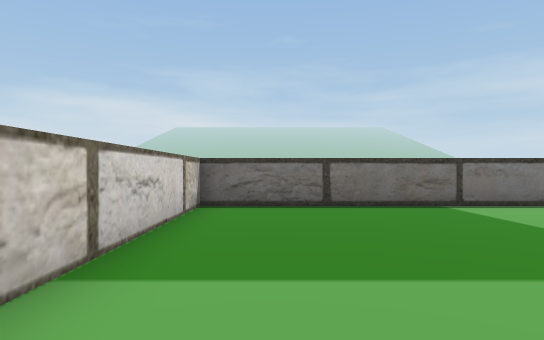
[1] (above)

17 first-person views from a walk through a scene from a Unity 3-D project. The camera is 1.5 m above the floor, looks level and sees 75° across. The floor is counted in squares, 2 m on a side. Each view is taken from the middle of a square. On the plan, view 1 faces up. The plan holds only what a view shows up to about 11 squares ahead; the rest is blank. The place goes on beyond the plan. The player is left out.

[2]
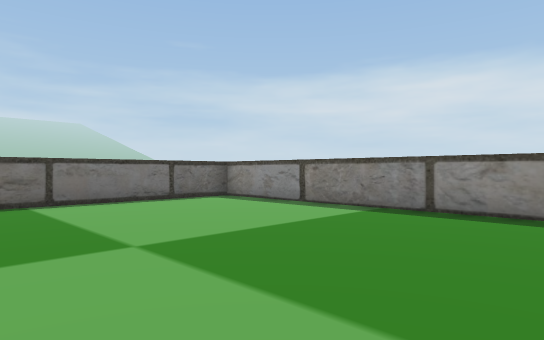

[3]
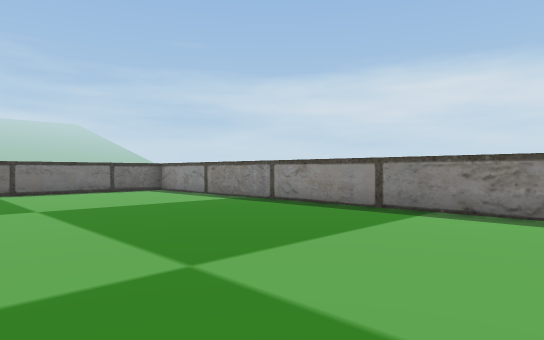

[4]
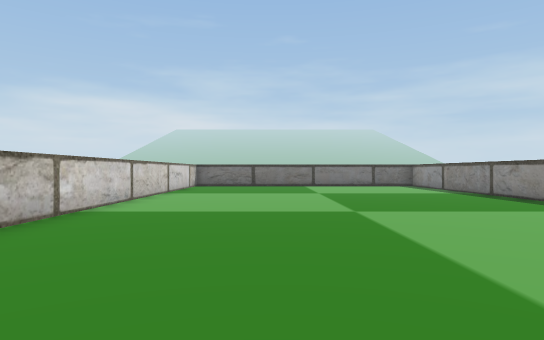

[5]
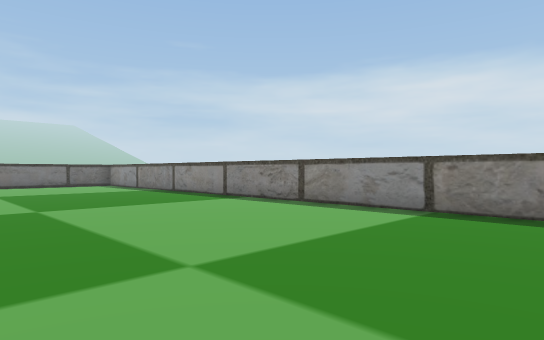

[6]
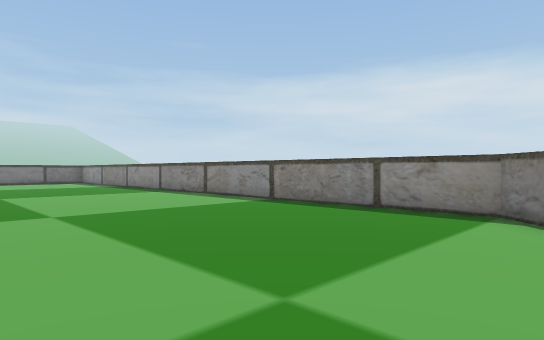

[7]
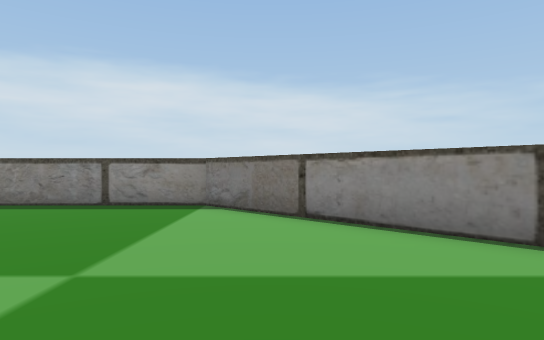

[8]
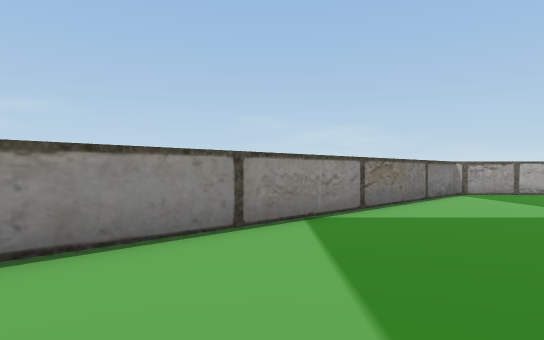

[9]
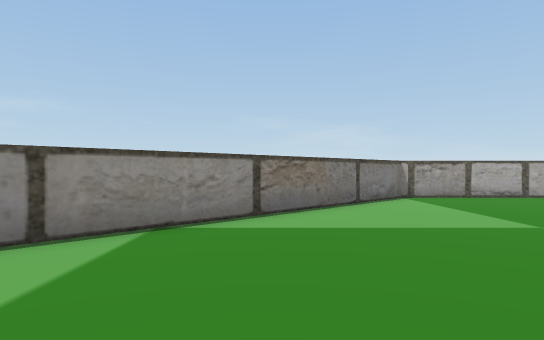

[10]
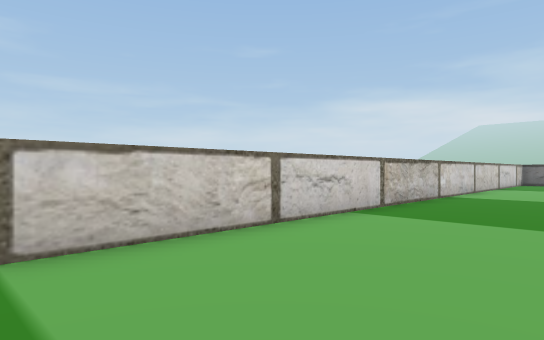

[11]
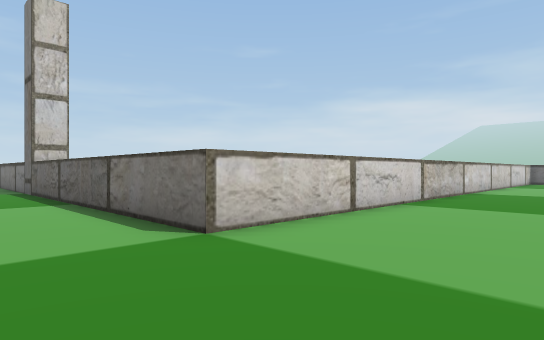

[12]
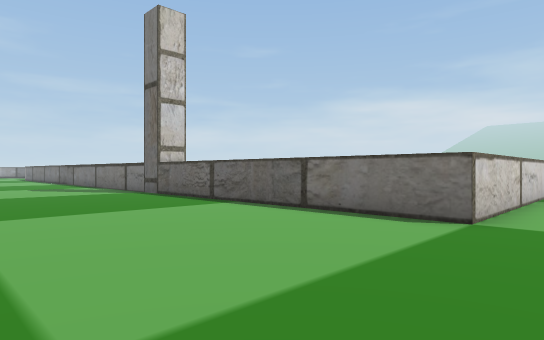

[13]
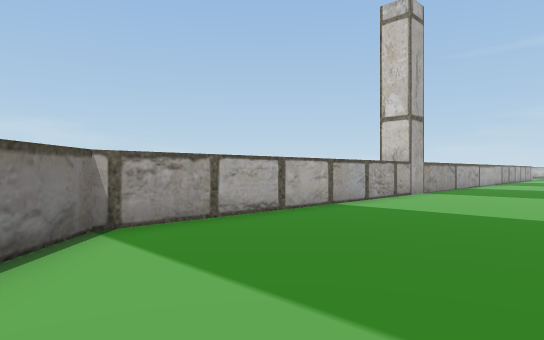

[14]
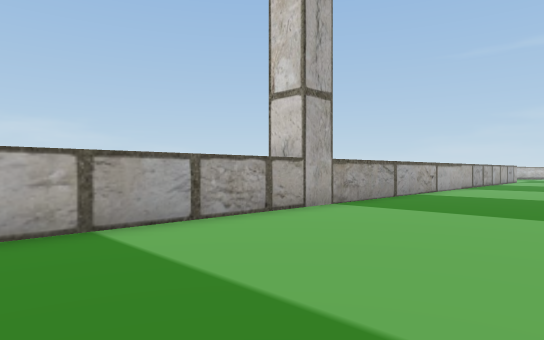

[15]
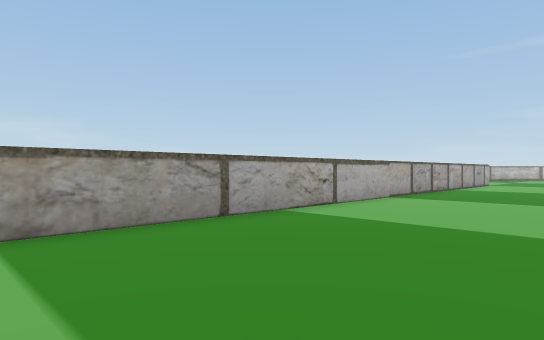

[16]
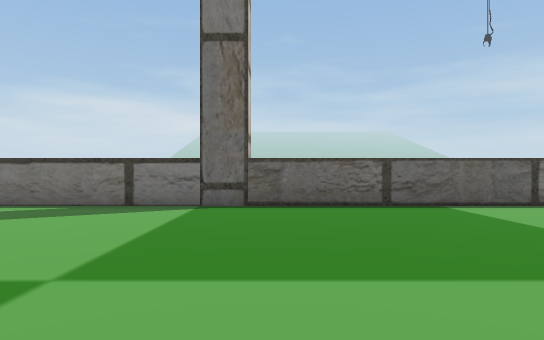

[17]
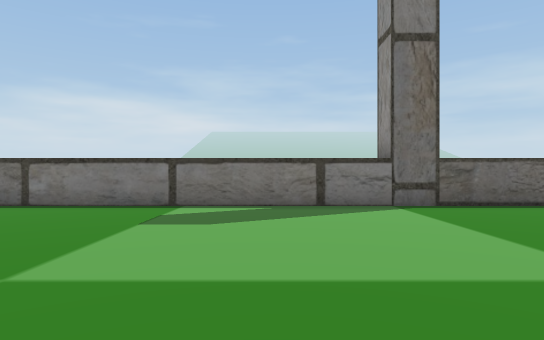

### Floor plan
Points are (right, up) in squares from view 1. A wall is a line through its corners. A room is listed if a view was taken in it or the views show most of it. See-through windows are left out.
Room 1 (views 1, 2, 3, 4, 5, 6, 7, 8, 9, 10, 11, 12, 13, 14, 15, 16, 17)
walls: (-22, -22.6) (-1.5, -22.6) (8.5, -12.6) (8.5, 7.4) (-1.5, 7.4) (-1.5, -12.6) (-19.8, -12.6)

Where each view was taken, in squares from view 1:
view 1: 0 up, 0 right, facing up
view 2: 1 down, 2 right, facing up-right
view 3: 5 down, 2 right, facing up-right
view 4: 9 down, 2 right, facing up
view 5: 10 down, 2 right, facing up-right
view 6: 14 down, 2 right, facing up-right
view 7: 14 down, 1 right, facing right
view 8: 12 down, 4 right, facing down
view 9: 13 down, 2 right, facing down
view 10: 13 down, 2 right, facing up-left
view 11: 15 down, 2 right, facing up-left
view 12: 18 down, 0 right, facing up-left
view 13: 18 down, 0 right, facing down-left
view 14: 18 down, 5 left, facing down-left
view 15: 18 down, 11 left, facing down-left
view 16: 20 down, 10 left, facing up
view 17: 20 down, 14 left, facing up
